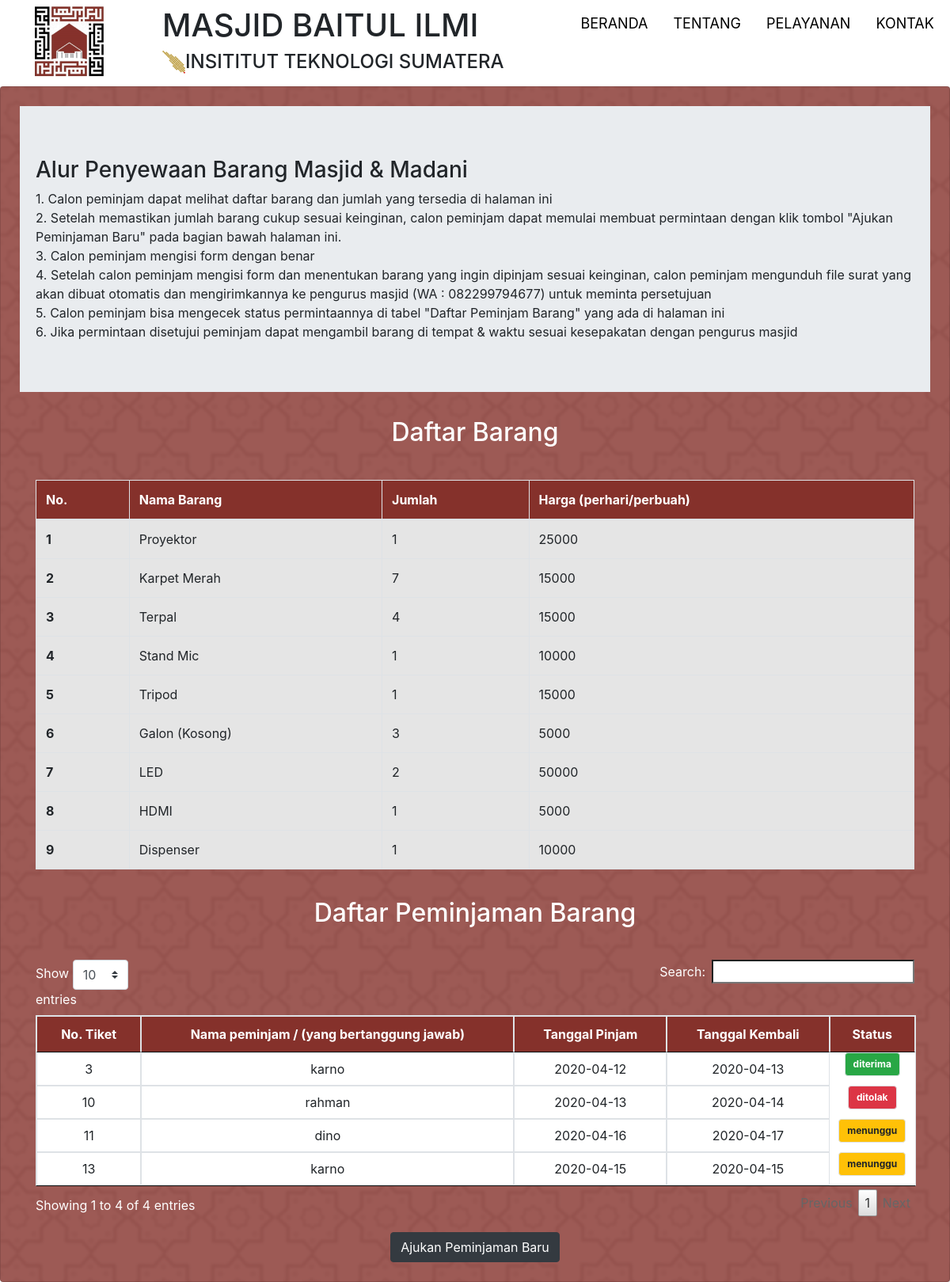
The page /index.php/peminjaman_barang_user on the database as committed earlier.
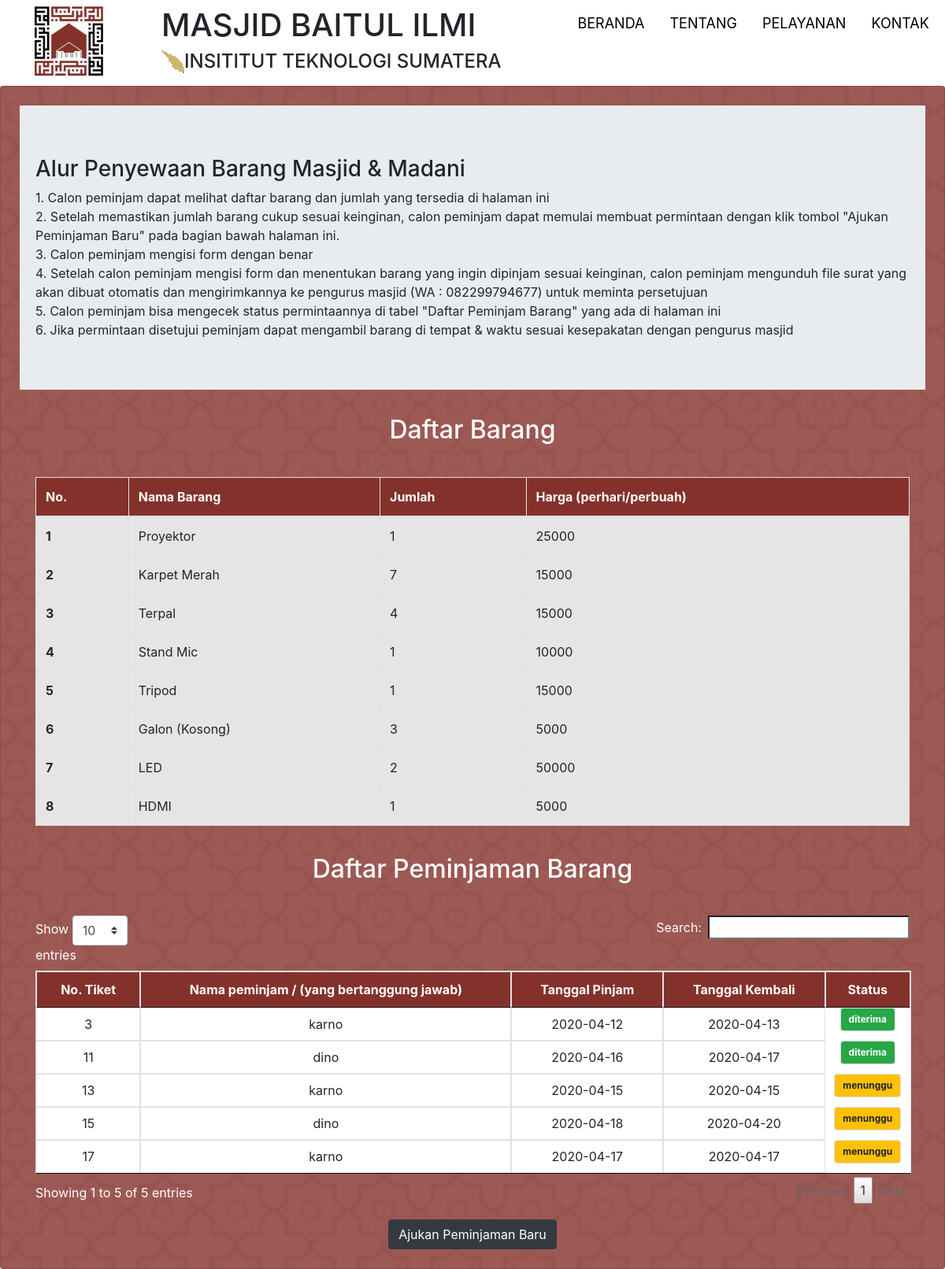
The same page on the database as committed later.
### tables this page shows
CREATE TABLE `inventory` (
  `id_inventory` int(11) NOT NULL,
  `nama_inventory` varchar(50) NOT NULL,
  `jumlah_inventory` int(10) NOT NULL,
  `harga_inventory` int(10) NOT NULL
);

CREATE TABLE `peminjaman` (
  `id_peminjaman` int(11) NOT NULL,
  `judul_kegiatan` varchar(100) NOT NULL,
  `penyelenggara_kegiatan` varchar(100) NOT NULL,
  `penanggung_jawab` varchar(100) NOT NULL,
  `noHp` varchar(15) NOT NULL,
  `jaminan` varchar(50) NOT NULL,
  `lokasi` varchar(50) NOT NULL,
  `tanggal_peminjaman` date NOT NULL,
  `tanggal_pengembalian` date NOT NULL,
  `denda_peminjaman` int(8) DEFAULT NULL,
  `total_harga` int(11) NOT NULL,
  `status_permintaan` varchar(50) NOT NULL
);

### application/controllers/Peminjaman_barang_user.php (called while the page is built, shortened)
<?php
class Peminjaman_barang_user extends CI_Controller {
  public function index(){
  $data['barang'] = $this->User_model->get_inventory();
  $query = $this->db->query('SELECT * FROM peminjaman WHERE status_permintaan <> "penyusunan"');
  $data['peminjam'] = $query->result_array();
  $data['admin'] = $this->db->get('admin')->result_array();
  $this->load->library('pagination');
	$this->load->view('template_user/header');
	$this->load->view('user/daftar_peminjaman_barang',$data);
	$this->load->view('template_user/footer');
  }
}

### index.php (called while the page is built, shortened)
<?php
require_once BASEPATH.'core/CodeIgniter.php';

### application/models/User_model.php (called while the page is built, shortened)
<?php
class User_model extends CI_Model {
  function get_inventory(){
      $data = $this->db->get('inventory')->result_array();
      return $data;
  }
}

### application/views/user/daftar_peminjaman_barang.php (the view)
<div class="card p-4">
  <div class="jumbotron jumbotron-fluid">
    <div class="container">
      <h3>Alur Penyewaan Barang Masjid & Madani</h3>
      <p class="mb-0">1. Calon peminjam dapat melihat daftar barang dan jumlah yang tersedia di halaman ini</p>
      <p class="mb-0">2. Setelah memastikan jumlah barang cukup sesuai keinginan, calon peminjam dapat memulai membuat permintaan dengan klik tombol "Ajukan Peminjaman Baru" pada bagian bawah halaman ini.</p>
      <p class="mb-0">3. Calon peminjam mengisi form dengan benar</p>
      <p class="mb-0">4. Setelah calon peminjam mengisi form dan menentukan barang yang ingin dipinjam sesuai keinginan, calon peminjam mengunduh file surat yang akan dibuat otomatis dan mengirimkannya ke pengurus masjid (WA : <?php foreach($admin as $row): echo $row['kontak_admin']; endforeach; ?>) untuk meminta persetujuan</p>
      <p class="mb-0">5. Calon peminjam bisa mengecek status permintaannya di tabel "Daftar Peminjam Barang" yang ada di halaman ini</p>
      <p class="mb-0">6. Jika permintaan disetujui peminjam dapat mengambil barang di tempat & waktu sesuai kesepakatan dengan pengurus masjid</p>
    </div>
  </div>
  <div class="card-title text-center text-white">
    <h2>Daftar Barang</h2>
  </div>
  <div class="card-body">
    <table class="table table-bordered">
      <thead class="t-head">
        <tr class="text-white">
          <th scope="col">No.</th>
          <th scope="col">Nama Barang</th>
          <th scope="col">Jumlah</th>
          <th scope="col">Harga (perhari/perbuah)</th>
        </tr>
      </thead>
      <tbody class="t-body">
      <?php $i = 1; foreach($barang as $row): ?>
          <tr>
            <th scope="row"><?= $i; ?></th>
            <td><?= $row['nama_inventory']; ?></td>
            <td><?= $row['jumlah_inventory']; ?></td>
            <td><?= $row['harga_inventory']; ?></td>
          </tr>
      <?php $i++; endforeach; ?>
      </tbody>
    </table>
  </div>
  <div class="card-title text-center text-white">
    <h2>Daftar Peminjaman Barang</h2>
  </div>
  <div class="card-body">
    <table id="table_id" class="table table-bordered text-center">
      <thead class="t-head text-white">
        <tr>
          <th>No. Tiket</th>
          <th>Nama peminjam / (yang bertanggung jawab)</th>
          <th>Tanggal Pinjam</th>
          <th>Tanggal Kembali</th>
          <th>Status</th>
        </tr>
      </thead>
      <tbody class="t-body">
      <?php foreach($peminjam as $row): ?>
        <tr>
          <td><?= $row['id_peminjaman']; ?></td>
          <td><?= $row['penanggung_jawab'] ?></td>
          <td><?= $row['tanggal_peminjaman']; ?></td>
          <td><?= $row['tanggal_pengembalian']; ?></td>
        <?php if($row['status_permintaan'] == 'menunggu'){?>
          <td class="badge badge-warning"><?= $row['status_permintaan']; ?></td>
        <?php }else if($row['status_permintaan'] == 'diterima'){?>
          <td class="badge badge-success"><?= $row['status_permintaan']; ?></td>
        <?php }else if($row['status_permintaan'] == 'ditolak'){?>
          <td class="badge badge-danger"><?= $row['status_permintaan']; ?></td>
        <?php } ?>
        </tr>
        <?php endforeach; ?>
      </tbody>
    </table>
  </div>
  <a href="<?= base_url('Form_peminjaman'); ?>" class="btn btn-dark mx-auto" style="width: fit-content;">Ajukan Peminjaman Baru</a>
</div>

Rows that differ between the two databases and show on the page:
removed inventory: nama_inventory "Dispenser", jumlah_inventory "1", harga_inventory "10000"
removed peminjaman: id_peminjaman "10", penanggung_jawab "rahman", tanggal_peminjaman "2020-04-13", tanggal_pengembalian "2020-04-14", status_permintaan "ditolak"
changed peminjaman id 11: status_permintaan "menunggu" → "diterima"
added peminjaman: id_peminjaman "15", penanggung_jawab "dino", tanggal_peminjaman "2020-04-18", tanggal_pengembalian "2020-04-20", status_permintaan "menunggu"
added peminjaman: id_peminjaman "17", penanggung_jawab "karno", tanggal_peminjaman "2020-04-17", tanggal_pengembalian "2020-04-17", status_permintaan "menunggu"
Other text that changed with them:
text written by a page script: "Show entries Search: Showing 1 to 4 of 4 entries 1" → "Show entries Search: Showing 1 to 5 of 5 entries 1"
